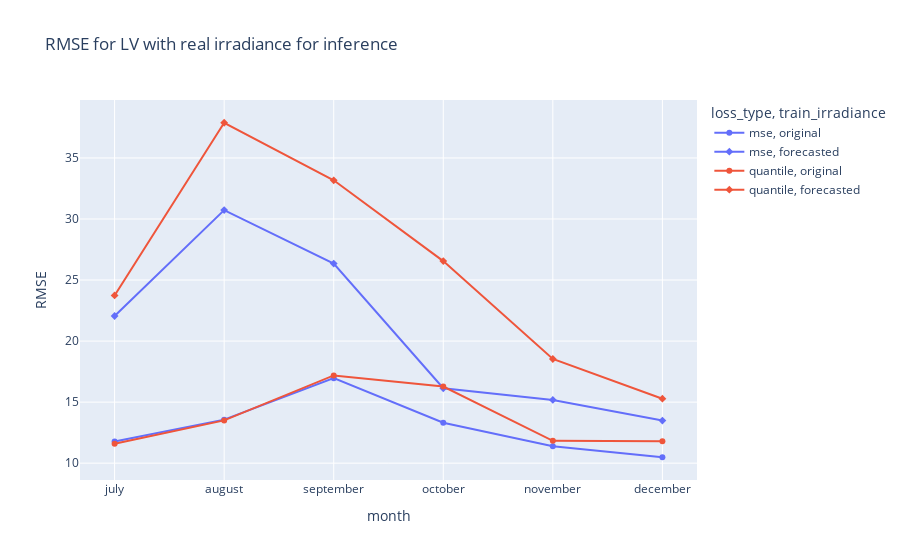
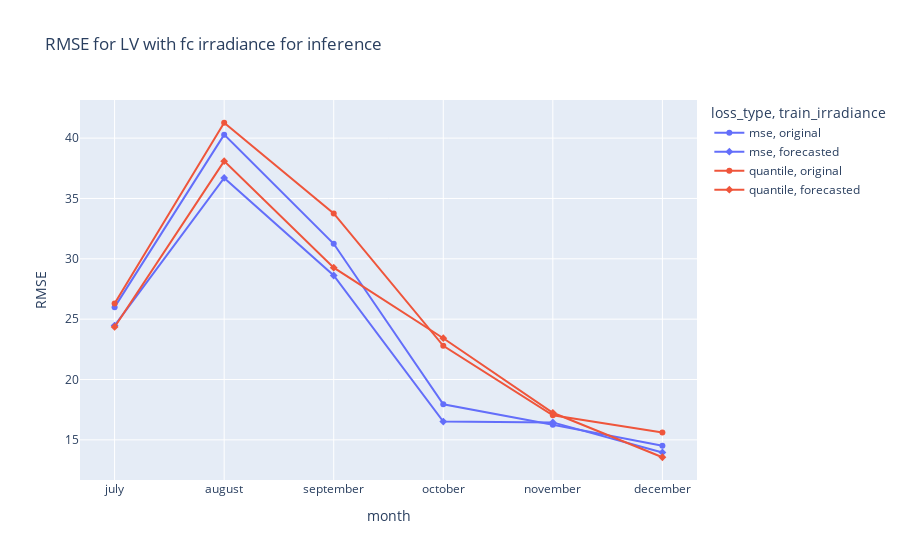

Notebook code cell kept with these figures, in order:
### Code cell
df_results_LV_real_irradiance_4_inference = df_results_LV[df_results_LV["irradiance_type"] == "original"]
df_results_LV_fc_irradiance_4_inference = df_results_LV[df_results_LV["irradiance_type"] == "forecasted"]
fig = px.line(df_results_LV_real_irradiance_4_inference, x = 'month', y = 'RMSE', color = 'loss_type', symbol = 'train_irradiance',title = 'RMSE for LV with real irradiance for inference')
fig.show()
fig = px.line(df_results_LV_fc_irradiance_4_inference, x = 'month', y = 'RMSE', color = 'loss_type', symbol = 'train_irradiance', title = 'RMSE for LV with fc irradiance for inference')
fig.show()

### Figure 1 — Plotly figure (JSON) as saved in the notebook; plotly's stock layout.template omitted (floating-point values rounded to 4 significant figures)
{"data": [{"hovertemplate": "loss_type=mse<br>train_irradiance=original<br>month=%{x}<br>RMSE=%{y}<extra></extra>", "legendgroup": "mse, original", "line": {"color": "#636efa", "dash": "solid"}, "marker": {"symbol": "circle"}, "mode": "lines+markers", "name": "mse, original", "orientation": "v", "showlegend": true, "type": "scatter", "x": ["july", "august", "september", "october", "november", "december"], "xaxis": "x", "y": [11.77, 13.56, 16.96, 13.31, 11.39, 10.49], "yaxis": "y"}, {"hovertemplate": "loss_type=mse<br>train_irradiance=forecasted<br>month=%{x}<br>RMSE=%{y}<extra></extra>", "legendgroup": "mse, forecasted", "line": {"color": "#636efa", "dash": "solid"}, "marker": {"symbol": "diamond"}, "mode": "lines+markers", "name": "mse, forecasted", "orientation": "v", "showlegend": true, "type": "scatter", "x": ["july", "august", "september", "october", "november", "december"], "xaxis": "x", "y": [22.06, 30.73, 26.35, 16.14, 15.18, 13.49], "yaxis": "y"}, {"hovertemplate": "loss_type=quantile<br>train_irradiance=original<br>month=%{x}<br>RMSE=%{y}<extra></extra>", "legendgroup": "quantile, original", "line": {"color": "#EF553B", "dash": "solid"}, "marker": {"symbol": "circle"}, "mode": "lines+markers", "name": "quantile, original", "orientation": "v", "showlegend": true, "type": "scatter", "x": ["july", "august", "september", "october", "november", "december"], "xaxis": "x", "y": [11.58, 13.5, 17.19, 16.28, 11.83, 11.8], "yaxis": "y"}, {"hovertemplate": "loss_type=quantile<br>train_irradiance=forecasted<br>month=%{x}<br>RMSE=%{y}<extra></extra>", "legendgroup": "quantile, forecasted", "line": {"color": "#EF553B", "dash": "solid"}, "marker": {"symbol": "diamond"}, "mode": "lines+markers", "name": "quantile, forecasted", "orientation": "v", "showlegend": true, "type": "scatter", "x": ["july", "august", "september", "october", "november", "december"], "xaxis": "x", "y": [23.74, 37.88, 33.17, 26.55, 18.53, 15.28], "yaxis": "y"}], "layout": {"legend": {"title": {"text": "loss_type, train_irradiance"}, "tracegroupgap": 0}, "title": {"text": "RMSE for LV with real irradiance for inference"}, "xaxis": {"anchor": "y", "domain": [0, 1], "title": {"text": "month"}}, "yaxis": {"anchor": "x", "domain": [0, 1], "title": {"text": "RMSE"}}}}

### Figure 2 — Plotly figure (JSON) as saved in the notebook; plotly's stock layout.template omitted (floating-point values rounded to 4 significant figures)
{"data": [{"hovertemplate": "loss_type=mse<br>train_irradiance=original<br>month=%{x}<br>RMSE=%{y}<extra></extra>", "legendgroup": "mse, original", "line": {"color": "#636efa", "dash": "solid"}, "marker": {"symbol": "circle"}, "mode": "lines+markers", "name": "mse, original", "orientation": "v", "showlegend": true, "type": "scatter", "x": ["july", "august", "september", "october", "november", "december"], "xaxis": "x", "y": [26.0, 40.29, 31.25, 17.95, 16.25, 14.52], "yaxis": "y"}, {"hovertemplate": "loss_type=mse<br>train_irradiance=forecasted<br>month=%{x}<br>RMSE=%{y}<extra></extra>", "legendgroup": "mse, forecasted", "line": {"color": "#636efa", "dash": "solid"}, "marker": {"symbol": "diamond"}, "mode": "lines+markers", "name": "mse, forecasted", "orientation": "v", "showlegend": true, "type": "scatter", "x": ["july", "august", "september", "october", "november", "december"], "xaxis": "x", "y": [24.47, 36.7, 28.62, 16.52, 16.45, 13.96], "yaxis": "y"}, {"hovertemplate": "loss_type=quantile<br>train_irradiance=original<br>month=%{x}<br>RMSE=%{y}<extra></extra>", "legendgroup": "quantile, original", "line": {"color": "#EF553B", "dash": "solid"}, "marker": {"symbol": "circle"}, "mode": "lines+markers", "name": "quantile, original", "orientation": "v", "showlegend": true, "type": "scatter", "x": ["july", "august", "september", "october", "november", "december"], "xaxis": "x", "y": [26.29, 41.27, 33.76, 22.8, 17.03, 15.61], "yaxis": "y"}, {"hovertemplate": "loss_type=quantile<br>train_irradiance=forecasted<br>month=%{x}<br>RMSE=%{y}<extra></extra>", "legendgroup": "quantile, forecasted", "line": {"color": "#EF553B", "dash": "solid"}, "marker": {"symbol": "diamond"}, "mode": "lines+markers", "name": "quantile, forecasted", "orientation": "v", "showlegend": true, "type": "scatter", "x": ["july", "august", "september", "october", "november", "december"], "xaxis": "x", "y": [24.35, 38.09, 29.27, 23.42, 17.24, 13.56], "yaxis": "y"}], "layout": {"legend": {"title": {"text": "loss_type, train_irradiance"}, "tracegroupgap": 0}, "title": {"text": "RMSE for LV with fc irradiance for inference"}, "xaxis": {"anchor": "y", "domain": [0, 1], "title": {"text": "month"}}, "yaxis": {"anchor": "x", "domain": [0, 1], "title": {"text": "RMSE"}}}}
